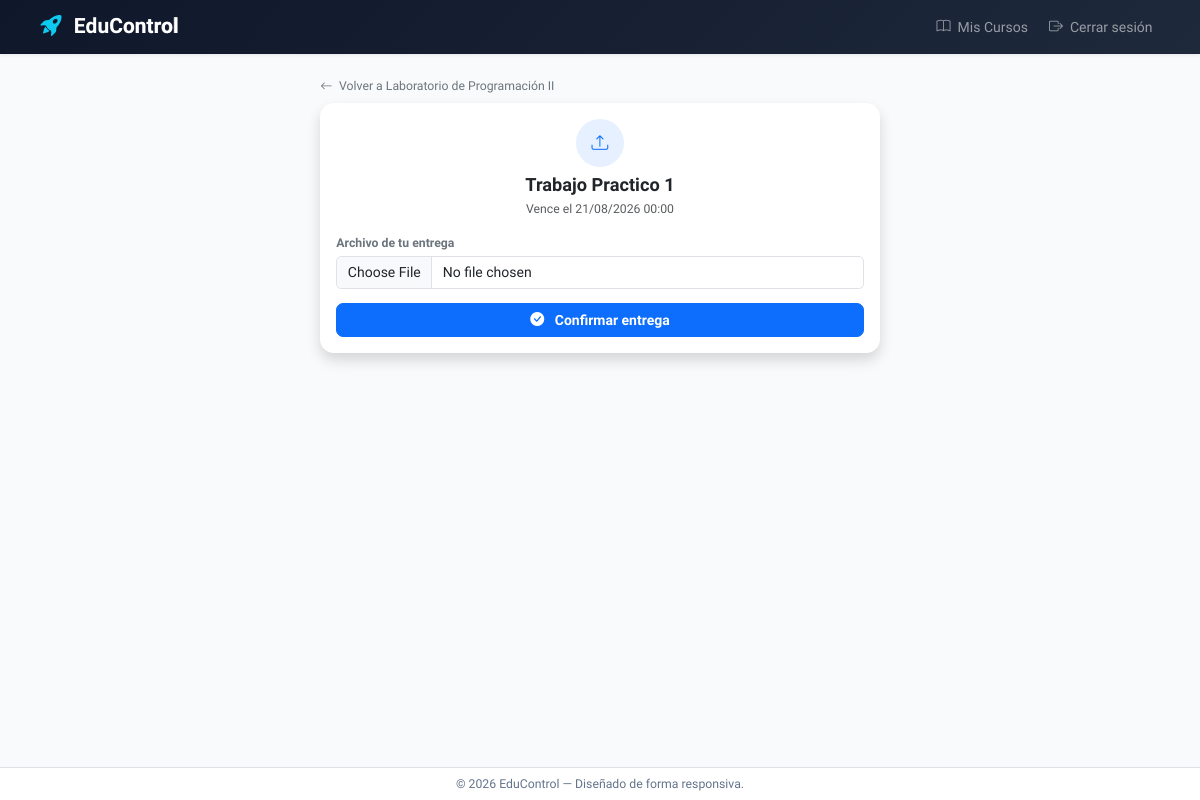
Screenshot of /entregable/5/entregar/ (signed in) with the database file from the repository.
### myApp/models.py (models this page shows, shortened)
class Curso(models.Model):
    nombre = models.CharField(max_length=100)
    camada = models.IntegerField()
    portada = models.ImageField(
    upload_to='cursos/portadas/',
    blank=True,
    null=True
)
    profesores = models.ManyToManyField(
        Profesor,
        related_name='cursos',
        blank=True,
    )

class Entregable(models.Model):
    nombre = models.CharField(max_length=100)
    fecha_publicacion = models.DateTimeField(null=True, blank=True)
    fecha_vencimiento = models.DateTimeField(null=True, blank=True)
    publicado = models.BooleanField(default=True)
    consigna = models.TextField(blank=True, default='')
    archivo = models.FileField(upload_to='entregables/', blank=True, null=True)
    cantidad_entregados = models.IntegerField(
        default=0,
        validators=[MinValueValidator(0)]
    )
    curso = models.ForeignKey(
        Curso,
        null=True,
        blank=True,
        on_delete=models.CASCADE,
        related_name='entregables',
    )

### myApp/views.py (the view)
# urls.py: path('entregable/<int:entregable_id>/entregar/', entrega_subir, name='entrega_subir'),
@login_required
def entrega_subir(request, entregable_id):
    try:
        estudiante = request.user.estudiante
    except Estudiante.DoesNotExist:
        messages.error(request, "No tenés un perfil de estudiante vinculado.")
        return redirect('myapp:mis_cursos_estudiante')
    entregable = get_object_or_404(Entregable, id=entregable_id, publicado=True)
    curso = entregable.curso
    inscripcion = get_object_or_404(Inscripcion, curso=curso, estudiante=estudiante)
    entrega = Entrega.objects.filter(entregable=entregable, estudiante=estudiante).first()
    if request.method == 'POST':
        form = EntregaForm(request.POST, request.FILES, instance=entrega)
        if form.is_valid():
            es_nueva = entrega is None
            nueva_entrega = form.save(commit=False)
            nueva_entrega.entregable = entregable
            nueva_entrega.estudiante = estudiante
            nueva_entrega.fecha_entrega = timezone.now()
            nueva_entrega.save()
            if es_nueva:
                Inscripcion.objects.filter(pk=inscripcion.pk).update(proyectos_hechos=F('proyectos_hechos') + 1)
            messages.success(request, "¡Entrega subida correctamente!")
            return redirect('myapp:curso_detail_estudiante', id=curso.id)
    else:
        form = EntregaForm(instance=entrega)
    return render(request, 'myApp/entrega_subir.html', {
        'form': form,
        'entregable': entregable,
        'curso': curso,
        'entrega': entrega,
    })

### myApp/forms.py
class EntregaForm(forms.ModelForm):
    class Meta:
        model = Entrega
        fields = ['archivo']
        widgets = {
            'archivo': forms.ClearableFileInput(attrs={'class': 'form-control'}),
        }
        labels = {
            'archivo': 'Archivo de tu entrega',
        }

### myApp/context_processors.py (called while the page is built)
def roles(request):
    return {
        'es_admin': es_administrador(request.user),
        'es_profesor': es_profesor(request.user),
    }

### myApp/templates/myApp/entrega_subir.html (shortened to what this page needs)
{% extends 'myApp/base.html' %}
{% load widget_tweaks %}
{% block contenido %}
<div class="row justify-content-center">
    <div class="col-md-7 col-lg-6">
        <div class="mb-2">
            <a href="{% url 'myapp:curso_detail_estudiante' curso.id %}" class="text-decoration-none text-secondary small fw-medium">
                <i class="bi bi-arrow-left me-1"></i> Volver a {{ curso.nombre }}
            </a>
        </div>
        <div class="card shadow border-0 rounded-4">
            <div class="card-body p-4">
                <div class="text-center mb-3">
                    <div class="d-inline-flex align-items-center justify-content-center bg-primary bg-opacity-10 text-primary rounded-circle mb-2" style="width:48px;height:48px;font-size:1.2rem;">
                        <i class="bi bi-upload"></i>
                    </div>
                    <h3 class="fw-bold text-dark mb-1">{{ entregable.nombre }}</h3>
                    <p class="text-muted small mb-0">
                        {% if entregable.fecha_vencimiento %}
                            Vence el {{ entregable.fecha_vencimiento|date:"d/m/Y H:i" }}
                        {% else %}
                            Sin fecha de vencimiento
                        {% endif %}
                    </p>
                </div>
                <form method="POST" enctype="multipart/form-data" novalidate>
                    <div class="mb-3">
                        <label class="form-label fw-semibold text-secondary small mb-1">{{ form.archivo.label }}</label>
                        {{ form.archivo|add_class:"form-control" }}
                    </div>
                    <button type="submit" class="btn btn-primary w-100 fw-semibold rounded-3">
                        <i class="bi bi-check-circle-fill me-2"></i>
                        {% if entrega %}Reemplazar entrega{% else %}Confirmar entrega{% endif %}
                    </button>
                </form>
            </div>
        </div>
    </div>
</div>
{% endblock %}

### myApp/templates/myApp/base.html (style rules this page uses)
html { font-size: 14px; }
body { font-family: 'Plus Jakarta Sans', sans-serif; background-color: #f8fafc; }
h3 { font-size: 1.3rem; }
.p-4 { padding: 1.15rem !important; }

### rows the page displays
Curso: nombre "Laboratorio de Programación II"
Entregable: nombre "Trabajo Practico 1", fecha_vencimiento "21/08/2026 00:00"
